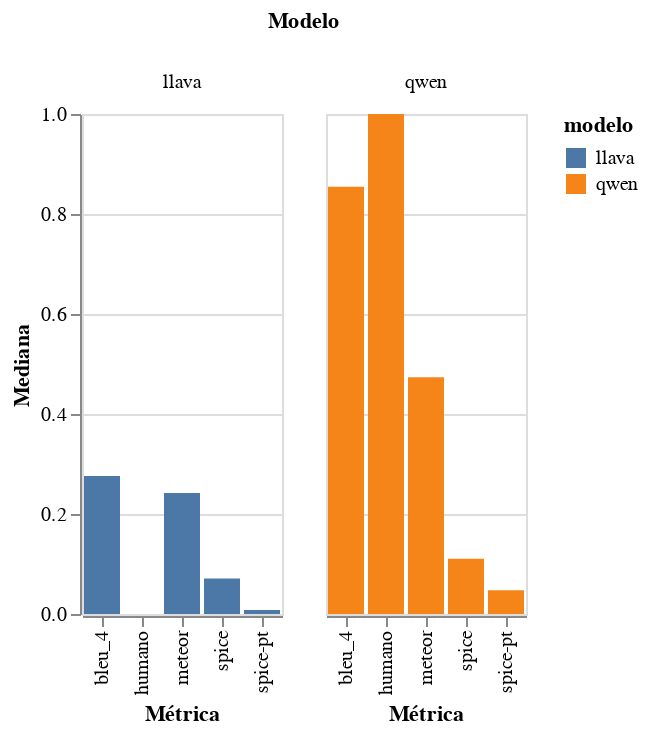

The code cell stored with this chart in its notebook:
### Code cell
bar_chart_mediana = (
    alt.Chart(medianas)
    .mark_bar()
    .encode(
        x=alt.X(
            "métrica:N",
            title="Métrica"
        ),
        y=alt.Y("valor:Q", title="Mediana", scale=alt.Scale(domain=[0, 1])),
        color="modelo:N",
        column=alt.Column("modelo:N", title="Modelo"),
    )
    .properties(width=100, height=250)
)

bar_chart_mediana.display()

### Figure 1 — Vega-Lite specification as saved in the notebook (floating-point values rounded to 4 significant figures)
{"config": {"view": {"continuousWidth": 300, "continuousHeight": 300}}, "data": {"name": "data-b35e81379fdc4ba338e2c8c00f3be6b2"}, "mark": {"type": "bar"}, "encoding": {"color": {"field": "modelo", "type": "nominal"}, "column": {"field": "modelo", "title": "Modelo", "type": "nominal"}, "x": {"field": "métrica", "title": "Métrica", "type": "nominal"}, "y": {"field": "valor", "scale": {"domain": [0, 1]}, "title": "Mediana", "type": "quantitative"}}, "height": 250, "width": 100, "$schema": "https://vega.github.io/schema/vega-lite/v5.20.1.json", "datasets": {"data-b35e81379fdc4ba338e2c8c00f3be6b2": [{"modelo": "llava", "métrica": "bleu_4", "valor": 0.2761}, {"modelo": "qwen", "métrica": "bleu_4", "valor": 0.8547}, {"modelo": "llava", "métrica": "meteor", "valor": 0.242}, {"modelo": "qwen", "métrica": "meteor", "valor": 0.4734}, {"modelo": "llava", "métrica": "spice", "valor": 0.07122}, {"modelo": "qwen", "métrica": "spice", "valor": 0.1104}, {"modelo": "llava", "métrica": "spice-pt", "valor": 0.008218}, {"modelo": "qwen", "métrica": "spice-pt", "valor": 0.04747}, {"modelo": "llava", "métrica": "humano", "valor": 0.0}, {"modelo": "qwen", "métrica": "humano", "valor": 1.0}]}}
